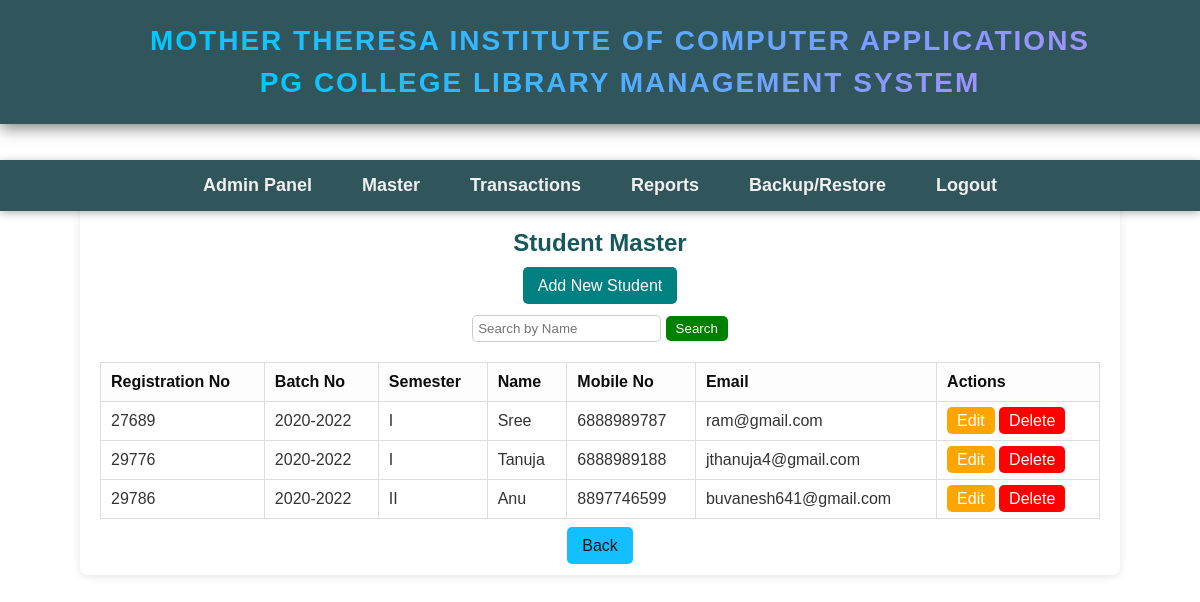
The page /students/ on the database its author committed.
### app1/models.py (models this page shows, shortened)
class StudentMaster(models.Model):
    batchNo = models.ForeignKey('BatchMaster', on_delete=models.CASCADE, related_name='students')
    sem = models.ForeignKey('SemesterMaster', on_delete=models.CASCADE, related_name='students')
    studentRegNo = models.CharField(max_length=10, validators=[integer_validator])
    studentName = models.CharField(max_length=50, validators=[alpha_validator])
    studentMobile = models.CharField(max_length=10, validators=[integer_validator])
    studentEmail = models.EmailField(max_length=55, unique=True)
    course = models.CharField(max_length=50, choices=COURSE_CHOICES, default=" ")
    class Meta:
        unique_together = ('batchNo', 'sem', 'studentRegNo', 'studentName')

class BatchMaster(models.Model):
    batchNo = models.CharField(max_length=2, validators=[integer_validator], unique=True)
    batchId = models.CharField(max_length=10, choices=BATCH_CHOICES, default=" ", unique=True)
    def __str__(self):
        return f'{self.batchId}'

class SemesterMaster(models.Model):
    semester = models.CharField(max_length=15, choices=SEM_CHOICES, default=" ", blank=True)
    semesterId = models.CharField(max_length=6, validators=[integer_validator])
    def __str__(self):
        return f'{self.semester}'

### app1/views.py (the view)
# urls.py: path('students/', views.student_list, name='student_list'),
def student_list(request):
    students = StudentMaster.objects.all().order_by('studentRegNo')  # Adjust sorting as needed
    return render(request, 'student_list.html', {'students': students})

### app1/templates/student_list.html
{% extends "home.html" %}
{% block content %}
<div style="text-align: center; background-color: rgba(255, 255, 255, 0.95); padding: 20px; border-radius: 8px; box-shadow: 0 2px 10px rgba(0, 0, 0, 0.1); margin: auto; max-width: 1000px;">
    <h2>Student Master</h2>
    <a href="{% url 'student_create' %}" style="padding: 10px 15px; background-color:teal; color:white; border-radius: 5px; text-decoration: none;">Add New Student</a>
    <form method="GET" action="{% url 'student_search' %}" style="margin: 20px 0;">
        <input type="text" name="q" placeholder="Search by Name" style="padding: 5px; border: 1px solid #ccc; border-radius: 5px;">
        <button type="submit" style="padding: 5px 10px; background-color:green; color:white; border: none; border-radius: 5px;">Search</button>
    </form>
    <table style="width: 100%; border-collapse: collapse; margin-top: 20px;text-align: left;">
        <thead>
            <tr style="background-color: #fdfdfd; color: rgb(12, 12, 12);">
                <th style="padding: 10px; border: 1px solid #ddd;">Registration No</th>
                <th style="padding: 10px; border: 1px solid #ddd;">Batch No</th>
                <th style="padding: 10px; border: 1px solid #ddd;">Semester</th>
                <th style="padding: 10px; border: 1px solid #ddd;">Name</th>
                <th style="padding: 10px; border: 1px solid #ddd;">Mobile No</th>
                <th style="padding: 10px; border: 1px solid #ddd;">Email</th>
                <th style="padding: 10px; border: 1px solid #ddd;">Actions</th>
            </tr>
        </thead>
        <tbody>
            {% for student in students %}
            <tr>
                <td style="padding: 10px; border: 1px solid #ddd;">{{ student.studentRegNo }}</td>
                <td style="padding: 10px; border: 1px solid #ddd;">{{ student.batchNo }}</td>
                <td style="padding: 10px; border: 1px solid #ddd;">{{ student.sem }}</td>
                <td style="padding: 10px; border: 1px solid #ddd;">{{ student.studentName }}</td>
                <td style="padding: 10px; border: 1px solid #ddd;">{{ student.studentMobile }}</td>
                <td style="padding: 10px; border: 1px solid #ddd;">{{ student.studentEmail }}</td>
                <td style="padding: 10px; border: 1px solid #ddd;">
                    <a href="{% url 'student_update' student.pk %}" style="padding: 5px 10px; background-color:orange; color:white; border-radius: 5px; text-decoration: none;">Edit</a>
                    <a href="{% url 'student_delete' student.pk %}" style="padding: 5px 10px; background-color: red; color: white; border-radius: 5px; text-decoration: none;" onclick="return confirm('Are you sure you want to delete this student?');">Delete</a>
                </td>
            </tr>
            {% empty %}
            <tr>
                <td colspan="7" style="padding: 10px; border: 1px solid #ddd;">No students found.</td>
            </tr>
            {% endfor %}
        </tbody>
    </table>
    <br>
    <a href="{% url 'home' %}" style="padding: 10px 15px; background-color: #05bcfff0; color: rgb(18, 17, 17); border-radius: 5px; text-decoration: none;">Back</a>
</div>
{% endblock %}

### rows shown on the page
StudentMaster: studentRegNo "27689", batchNo "2020-2022", sem "I", studentName "Sree", studentMobile "6888989787", studentEmail "ram@gmail.com"
StudentMaster: studentRegNo "29776", batchNo "2020-2022", sem "I", studentName "Tanuja", studentMobile "6888989188", studentEmail "jthanuja4@gmail.com"
StudentMaster: studentRegNo "29786", batchNo "2020-2022", sem "II", studentName "Anu", studentMobile "8897746599", studentEmail "buvanesh641@gmail.com"
